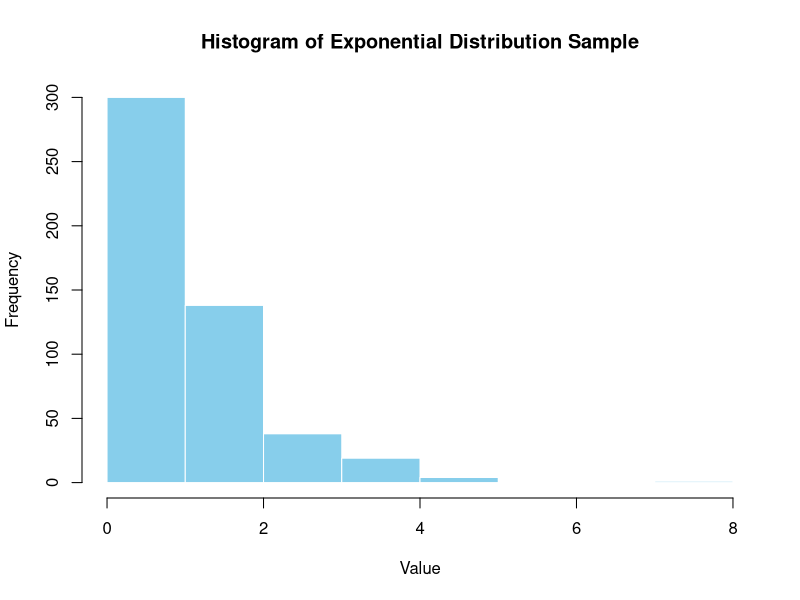
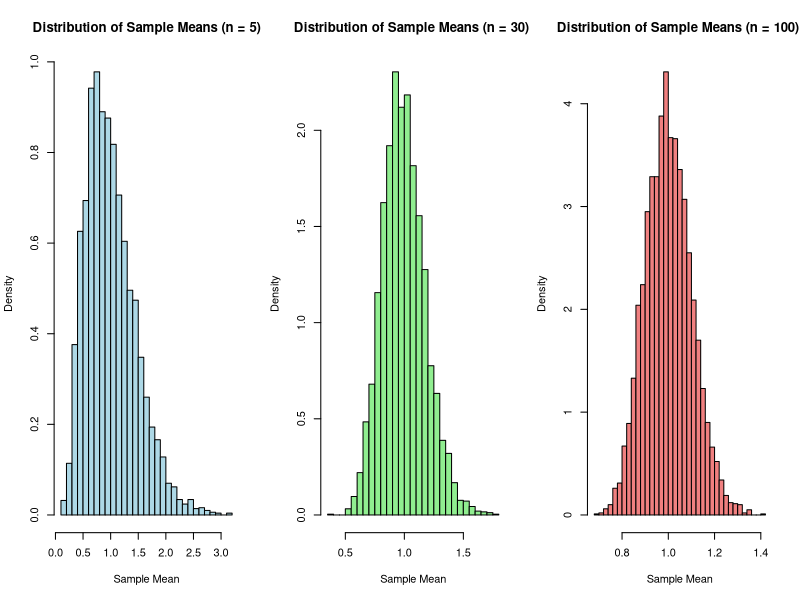

Here is the R script that generated these plots, in order:
## ---- chunk 1
knitr::opts_chunk$set(echo = TRUE, message = FALSE, warning = FALSE, error = TRUE)
## ---- chunk 2
library(dplyr)
library(ggplot2)
library(knitr)
## ---- chunk 3
cat("As my proof above, E[ X bar] = miu ")
## ---- chunk 4
cat("As my proof above, SD [X bar] = sigma / sqrt(n) \n  ")
cat("X bar ~ N (miu, sigma^2 / n ), and this proves the statement of the CLT. \n  ")
## ---- chunk 5
set.seed(123)
samp <- rexp(500, rate = 1)
hist(samp, 
     main = "Histogram of Exponential Distribution Sample", 
     xlab = "Value", 
     ylab = "Frequency", 
     col = "skyblue", 
     border = "white")
## ---- chunk 6
set.seed(123)
lambda <- 1
samp <- 5000

means <- function(n) replicate(samp, mean(rexp(n, rate = lambda)))
mean5 <- means(5)
mean30 <- means(30)
mean100 <- means(100)
par(mfrow = c(1, 3))
## ---- chunk 7
hist(mean5,xlab = "Sample Mean", breaks = 30, main = "Distribution of Sample Means (n = 5)", col = "lightblue",freq = FALSE)
## ---- chunk 8
hist(mean30,xlab = "Sample Mean", breaks = 30, main = "Distribution of Sample Means (n = 30) ", col = "lightgreen",freq = FALSE)
## ---- chunk 9
hist(mean100,xlab = "Sample Mean", breaks = 30, main = "Distribution of Sample Means (n = 100) ", col = "lightcoral",freq = FALSE)
## ---- chunk 10
set.seed(123)
lambda <- 1
samp_sizes <- c(5, 30, 100)
samp <- 5000

stats <- function(n) {
  means <- replicate(samp, mean(rexp(n, rate = lambda)))
  c(mean = mean(means), sd = sd(means), se = (1 / lambda) / sqrt(n))
}
stats <- sapply(samp_sizes, stats)

table <- data.frame(
  "Sample Size" = samp_sizes,
  "Sample Means" = stats["mean", ],
  "Sample SD" = stats["sd", ],
  "Theoretical Mean" = 1 / lambda,
  "Theoretical SE" = stats["se", ]
)

kable(table, caption = "Sample and Theoretical Statistics for Different Sizes")
## ---- chunk 11
set.seed(123)
samp <- rexp(10, rate = 1)
n <- length(samp)
mean <- mean(samp)
sd <- sd(samp)

ci_norm <- mean + c(-1, 1) * qnorm(0.975) * (sd / sqrt(n))
ci_t <- mean + c(-1, 1) * qt(0.975, df = n - 1) * (sd / sqrt(n))
cat("The normal distribution CI (incorrect):", ci_norm, "\n")
cat("The t-distribution CI (correct):", ci_t, "\n")

